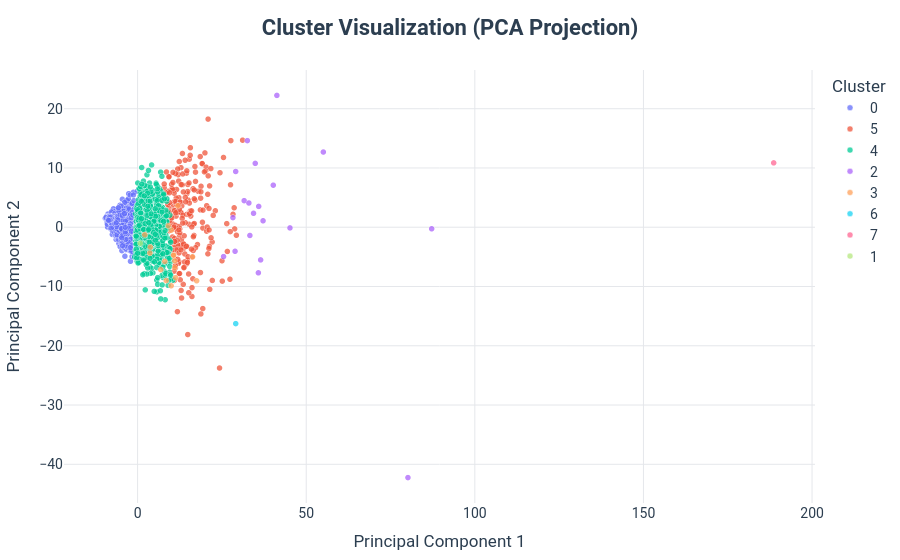

The code cell stored with this chart in its notebook:
### Code cell
pca = PCA(n_components=2)
X_reduced = pca.fit_transform(X.toarray())

fig = px.scatter(
    x=X_reduced[:, 0],
    y=X_reduced[:, 1],
    color=df["cluster"].astype(str),
    title="<b>Cluster Visualization (PCA Projection)</b>",
    labels={
        "x": "Principal Component 1",
        "y": "Principal Component 2",
        "color": "Cluster"
    },
    opacity=0.75
)

fig.update_layout(
    font=dict(
        family="Roboto, sans-serif",
        size=14,
        color="#2c3e50"
    ),
    title=dict(
        x=0.5,
        xanchor="center",
        font=dict(size=22)
    ),
    template="plotly_white",
    margin=dict(l=40, r=40, t=70, b=40),
    legend_title_text="Cluster"
)

fig.update_traces(
    marker=dict(
        size=6,
        line=dict(width=0.5, color="white")
    )
)

fig.update_xaxes(
    showgrid=True,
    gridcolor="#e5e7eb",
    zeroline=False
)

fig.update_yaxes(
    showgrid=True,
    gridcolor="#e5e7eb",
    zeroline=False
)

fig.show()

### Figure 1 — Plotly figure (JSON) as saved in the notebook; plotly's stock layout.template omitted (floating-point values rounded to 4 significant figures; data arrays with more than 128 entries replaced by an {"elided": "..."} marker saying what was removed)
{"data": [{"hovertemplate": "Cluster=0<br>Principal Component 1=%{x}<br>Principal Component 2=%{y}<extra></extra>", "legendgroup": "0", "marker": {"color": "#636efa", "line": {"color": "white", "width": 0.5}, "opacity": 0.75, "size": 6, "symbol": "circle"}, "mode": "markers", "name": "0", "showlegend": true, "type": "scattergl", "x": {"elided": "1735 float values"}, "xaxis": "x", "y": {"elided": "1735 float values"}, "yaxis": "y"}, {"hovertemplate": "Cluster=5<br>Principal Component 1=%{x}<br>Principal Component 2=%{y}<extra></extra>", "legendgroup": "5", "marker": {"color": "#EF553B", "line": {"color": "white", "width": 0.5}, "opacity": 0.75, "size": 6, "symbol": "circle"}, "mode": "markers", "name": "5", "showlegend": true, "type": "scattergl", "x": {"elided": "229 float values"}, "xaxis": "x", "y": {"elided": "229 float values"}, "yaxis": "y"}, {"hovertemplate": "Cluster=4<br>Principal Component 1=%{x}<br>Principal Component 2=%{y}<extra></extra>", "legendgroup": "4", "marker": {"color": "#00cc96", "line": {"color": "white", "width": 0.5}, "opacity": 0.75, "size": 6, "symbol": "circle"}, "mode": "markers", "name": "4", "showlegend": true, "type": "scattergl", "x": {"elided": "883 float values"}, "xaxis": "x", "y": {"elided": "883 float values"}, "yaxis": "y"}, {"hovertemplate": "Cluster=2<br>Principal Component 1=%{x}<br>Principal Component 2=%{y}<extra></extra>", "legendgroup": "2", "marker": {"color": "#ab63fa", "line": {"color": "white", "width": 0.5}, "opacity": 0.75, "size": 6, "symbol": "circle"}, "mode": "markers", "name": "2", "showlegend": true, "type": "scattergl", "x": [32.54, 31.59, 28.9, 33.29, 32.99, 36.48, 34.37, 25.49, 34.88, 28.27, 45.19, 37.21, 87.19, 41.3, 29.09, 35.91, 35.81, 80.17, 55.08, 40.23], "xaxis": "x", "y": [14.61, 4.489, -4.059, -1.386, 4.089, -5.509, 2.358, -4.952, 10.78, 1.621, -0.1102, 1.091, -0.2581, 22.25, 9.404, 3.514, -7.688, -42.25, 12.69, 7.097], "yaxis": "y"}, {"hovertemplate": "Cluster=3<br>Principal Component 1=%{x}<br>Principal Component 2=%{y}<extra></extra>", "legendgroup": "3", "marker": {"color": "#FFA15A", "line": {"color": "white", "width": 0.5}, "opacity": 0.75, "size": 6, "symbol": "circle"}, "mode": "markers", "name": "3", "showlegend": true, "type": "scattergl", "x": [11.26, 8.065, 10.98, 2.119, 9.956, 16.31, 10.7, 3.772, 9.969, 6.857, 11.91, 17.51, 10.66, 11.03, 3.636, 8.484, 9.125], "xaxis": "x", "y": [-8.504, -5.771, -5.678, -1.268, -9.88, -4.983, -4.693, -3.349, -0.5026, -7.154, 3.646, -9.034, -4.707, -6.812, -4.352, -8.99, 0.2526], "yaxis": "y"}, {"hovertemplate": "Cluster=6<br>Principal Component 1=%{x}<br>Principal Component 2=%{y}<extra></extra>", "legendgroup": "6", "marker": {"color": "#19d3f3", "line": {"color": "white", "width": 0.5}, "opacity": 0.75, "size": 6, "symbol": "circle"}, "mode": "markers", "name": "6", "showlegend": true, "type": "scattergl", "x": [29.09], "xaxis": "x", "y": [-16.26], "yaxis": "y"}, {"hovertemplate": "Cluster=7<br>Principal Component 1=%{x}<br>Principal Component 2=%{y}<extra></extra>", "legendgroup": "7", "marker": {"color": "#FF6692", "line": {"color": "white", "width": 0.5}, "opacity": 0.75, "size": 6, "symbol": "circle"}, "mode": "markers", "name": "7", "showlegend": true, "type": "scattergl", "x": [188.6], "xaxis": "x", "y": [10.86], "yaxis": "y"}, {"hovertemplate": "Cluster=1<br>Principal Component 1=%{x}<br>Principal Component 2=%{y}<extra></extra>", "legendgroup": "1", "marker": {"color": "#B6E880", "line": {"color": "white", "width": 0.5}, "opacity": 0.75, "size": 6, "symbol": "circle"}, "mode": "markers", "name": "1", "showlegend": true, "type": "scattergl", "x": [0.8025], "xaxis": "x", "y": [-2.705], "yaxis": "y"}], "layout": {"font": {"color": "#2c3e50", "family": "Roboto, sans-serif", "size": 14}, "legend": {"title": {"text": "Cluster"}, "tracegroupgap": 0}, "margin": {"b": 40, "l": 40, "r": 40, "t": 70}, "title": {"font": {"size": 22}, "text": "<b>Cluster Visualization (PCA Projection)</b>", "x": 0.5, "xanchor": "center"}, "xaxis": {"anchor": "y", "domain": [0, 1], "gridcolor": "#e5e7eb", "showgrid": true, "title": {"text": "Principal Component 1"}, "zeroline": false}, "yaxis": {"anchor": "x", "domain": [0, 1], "gridcolor": "#e5e7eb", "showgrid": true, "title": {"text": "Principal Component 2"}, "zeroline": false}}}
